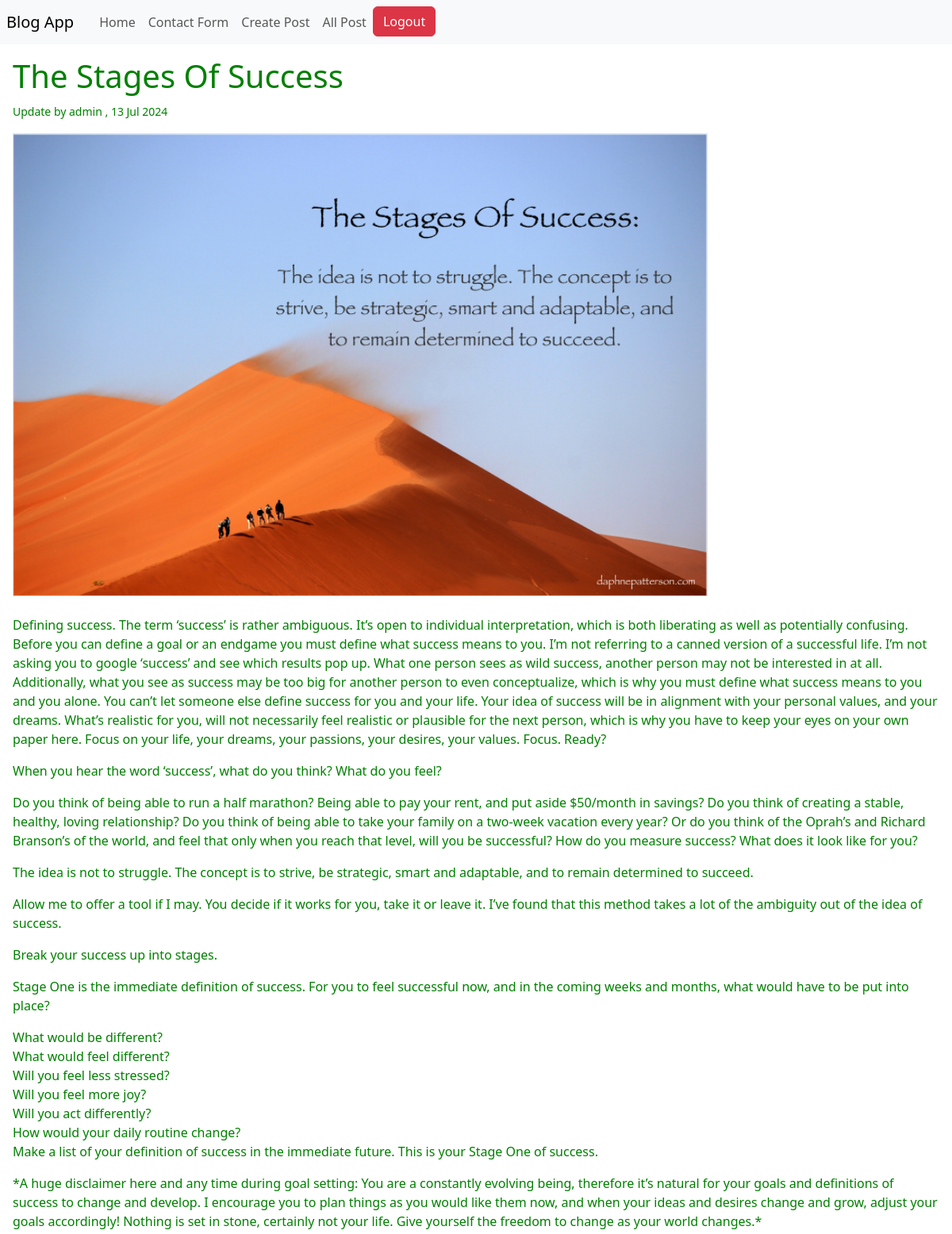
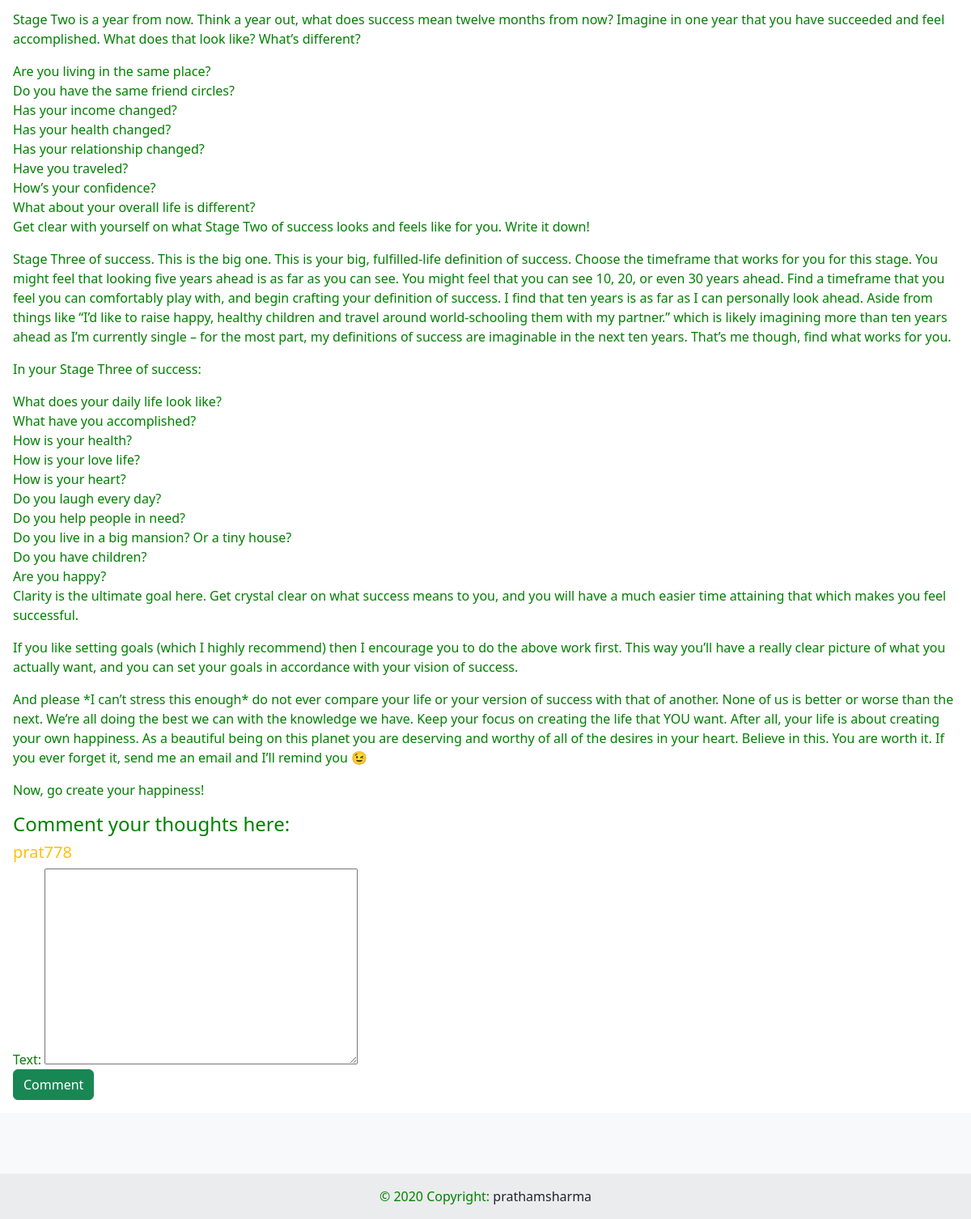
/posts/the-stages-of-success (signed in), run on the app's committed database (2 pictures, top to bottom).
### myblog/models.py (models this page shows, shortened)
class Post(models.Model):
    Title = models.CharField(max_length=50)
    Token = models.CharField(max_length=100)
    Slug = models.SlugField(unique=True)
    Content=models.TextField(validators=[MinLengthValidator(10)])
    Image = models.ImageField(upload_to="Imgs",null=True)
    Author = models.ForeignKey(User,on_delete=models.CASCADE)
    Date = models.DateField(auto_now=True)

### myblog/views.py (the view, shortened to what this page needs)
# urls.py: path('posts/<slug:slug>',postdetail.as_view(),name="postdetails"),
class postdetail(LoginRequiredMixin,DetailView):
    data={}
    def get(self,request,slug):
        mypost = Post.objects.get(Slug=slug)
        data={
            'post':mypost,
            'comments':CommentForm(),
            'allcomments':Comments.objects.filter(post=mypost).order_by('-id')
        }
        return render(request,'postdetail.html',data)

### myblog/forms.py
class CommentForm(forms.ModelForm):
    class Meta:
        model = Comments
        exclude=['post','user']

### templates/postdetail.html (shortened to what this page needs)
{% extends "base.html" %}
{% block content %}
<main class="h-100 p-3">
    <h1>{{post.Title | capfirst}}</h1>
    <p>
        <small>
            Update by {{post.Author}} , {{post.Date | date:'d M Y'}}
        </small>
    </p>
    <img src="{{post.Image.url}}" class="w-75 border " alt="{{post.Title}}">
   <p class="mt-4">
    {{post.Content | capfirst| linebreaks}}
   </p>
   <div>
    <h4>Comment your thoughts here:</h4>
   </div>
   <form action="{% url "postdetails" post.Slug %}" method="post">
    <h5 class="text-warning">{{request.user}}</h5>
    {{comments}}
    <button type="submit" class="btn btn-success">Comment</button>
   </form>
</main>
{% endblock content %}

### static/css/base.css (style rules this page uses)
* { margin: 0; padding: 0; box-sizing: border-box; color: green; }

### data on the page
Post: Title "The Stages Of Success", Author "admin", Date "13 Jul 2024", Image (picture), Content "Defining success. The term ‘success’ is rather ambiguous. It’s open to individual interpretation, which is both liberating as well as potentially confusing. Before you can define a goal or an endgame you must define what success means to you. I’m not referring to a canned version of a successful life. I’m not asking you to google ‘success’ and see which results pop up. What one person sees as wild success, another person may not be interested in at all. Additionally, what you see as success may be too big for another person to even conceptualize, which is why you must define what success means to you and you alone. You can’t let someone else define success for you and your life. Your idea…"

### other printed values
{{ request.user }} "prat778"
